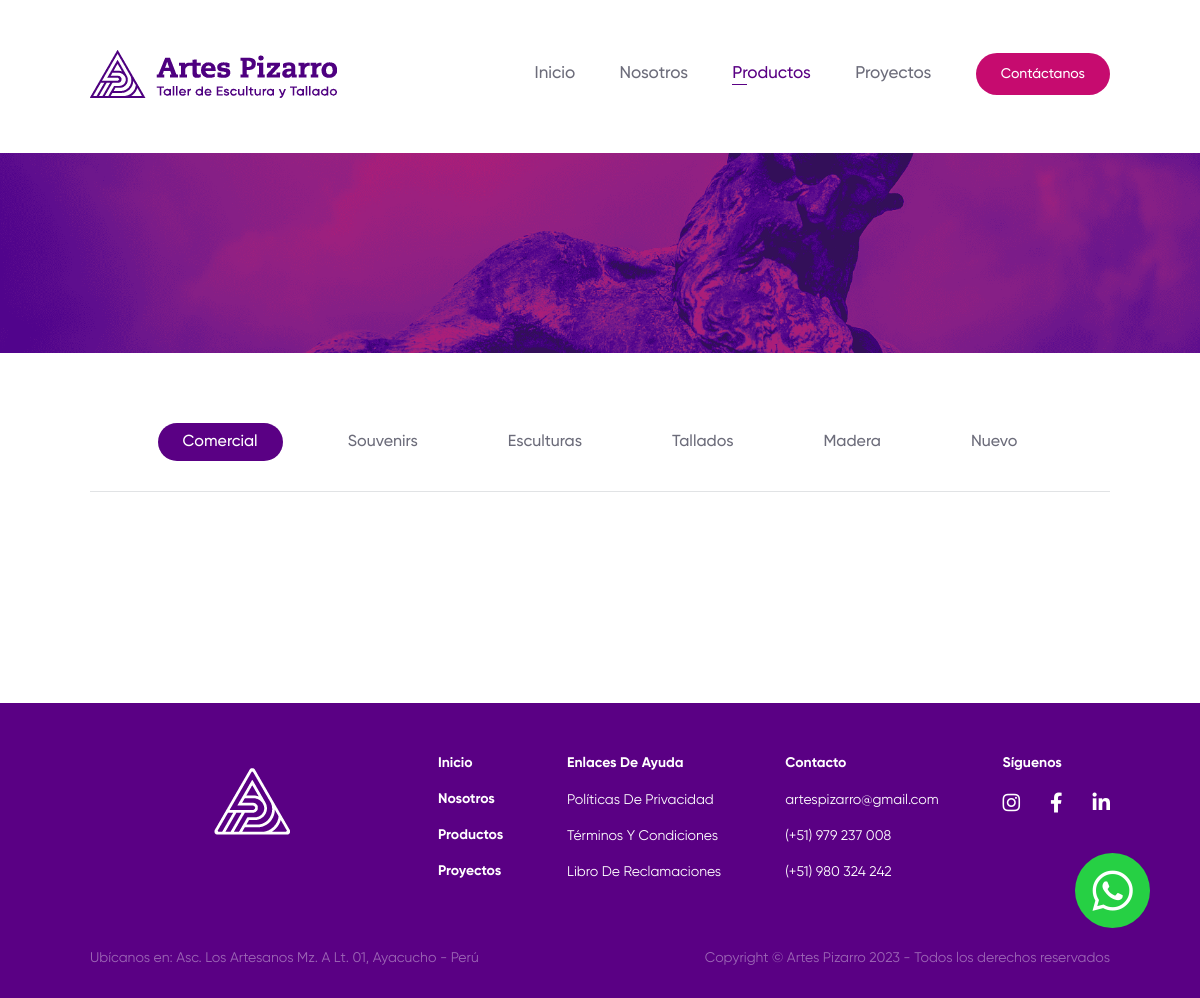
The page /product.php on the database its author committed.
### tables this page shows
CREATE TABLE `category` (
  `categoryID` int NOT NULL,
  `categoryProducts` varchar(255) DEFAULT NULL
);

### dashboard/script/list-category.php (the view)
<?php
include "connect.php";
$query = $mysqli->query("SELECT * FROM category");
$first = true;
while ($resultado = $query->fetch_assoc()) {
    $categoryProducts = $resultado['categoryProducts'];
    $activeClass = $first ? 'active' : '';
    echo "
        <li class='nav-item' role='presentation'>
            <button class='nav-link $activeClass' id='pills-$categoryProducts-tab' data-bs-toggle='pill'
                data-bs-target='#pills-$categoryProducts'
                type='button' role='tab' aria-controls='pills-$categoryProducts' aria-selected='false'>
                $categoryProducts
            </button>
        </li>
    ";
    $first = false;
}
?>

### product.php (shortened to what this page needs)
<!doctype html>
<html class="no-js" lang="">
    <head>
        <link rel="stylesheet" href="assets/css/bootstrap.min.css">
        <link rel="stylesheet" href="assets/css/swiper-bundle.min.css">
        <link rel="stylesheet" href="assets/css/intlTelInput.min.css">
        <link rel="stylesheet" href="assets/css/fontawesome.min.css">
        <link rel="stylesheet" href="assets/css/style.css">
        <link rel="stylesheet" href="assets/css/responsive.css">
    </head>
    <body>
        <div class="header-area">
            <div class="container">
                <div class="row align-items-center">
                    <div class="col-lg-4 col-6">
                        <div class="logo-area">
                            <a href="index.html"><img src="assets/img/logos/logo.png" alt=""></a>
                        </div>
                    </div>
                    <div class="col-lg-8 d-none d-lg-block text-right">
                        <div class="menu-area">
                            <nav>
                                <ul id="nav">
                                    <li><a href="index.php" >Inicio</a></li>
                                    <li><a href="nosotros.php" >Nosotros</a></li>
                                    <li><a href="product.php" class="active">Productos</a></li>
                                    <li><a href="projects.php">Proyectos </a></li>
                                    <li>
                                        <div class="header_right">
                                            <a href="#" class="thm_btn trigger">Contáctanos</a>
                                        </div>
                                    </li>
                                </ul>
                            </nav>
                        </div>
                    </div>
                </div>
            </div>
        </div>
        <main>
            <section class="product_area">
                <div class="pd_cover">
                    <img src="assets/img/pd_cover.png" alt="">
                </div>
                <div class="container">
                    <div class="row">
                        <div class="col-lg-12">
                            <ul class="nav nav-pills  product_nav" id="pills-tab" role="tablist">
                                <?php
                                include('dashboard/script/list-category.php')
                                ?>
                            </ul>
                            <div class="tab-content" id="pills-tabContent">
                            <?php
                                include('dashboard/script/list-product.php')
                            ?>
                            </div>
                        </div>
                        <div class="col-lg-12">
                        </div>
                    </div>
                </div>
            </section>
        </main>
        <footer class="footer_area">
            <div class="container">
                <div class="row">
                    <div class="col-lg-3 col-xl-4 col-md-12">
                        <div class="footer-logo">
                            <a href="#"><img src="assets/img/logos/f-logo.png" alt=""></a>
                        </div>
                    </div>
                    <div class="col-lg-9 col-xl-8 col-md-12">
                        <div class="footer_nav">
                            <ul>
                                <li><a href="index.html">Inicio</a></li>
                                <li><a href="nosotros.html">Nosotros</a></li>
                                <li><a href="product.html">Productos</a></li>
                                <li><a href="projects.html">Proyectos</a></li>
                            </ul>
                            <ul>
                                <li><a href="#" class="pe-none">Enlaces de Ayuda</a></li>
                                <li><a href="#"><p>Políticas de Privacidad</p></a></li>
                                <li><a href="#"><p>Términos y condiciones</p></a></li>
                                <li><a href="#"><p>Libro de Reclamaciones</p></a></li>
                            </ul>
                            <ul>
                                <li><a href="#" class="pe-none">Contacto</a></li>
                                <li><a href="mailto:artespizarro@gmail.com"><p class="text-lowercase">artespizarro@gmail.com</p></a></li>
                                <li><a href="tel:+51975709730"><p>(+51) 979 237 008</p></a></li>
                                <li><a href="tel:+51980324242"><p>(+51) 980 324 242</p></a></li>
                            </ul>
                            <ul>
                                <li><a href="#" class="pe-none">Síguenos</a></li>
                                <li>
                                    <div class="social-link">
                                        <a href="https://www.instagram.com/artes.pizarro" target="_blank"><i class="fab fa-instagram"></i></a>
                                        <a href="https://www.facebook.com/profile.php?id=100089286133319" target="_blank"><i class="fab fa-facebook-f"></i></a>
                                        <a href="https://www.linkedin.com/in/artespizarro" target="_blank"><i class="fab fa-linkedin-in"></i></a>
                                    </div>
                                </li>
                            </ul>
                        </div>
                    </div>
                </div>
                <div class="row">
                    <div class="col-lg-12">
                        <div class="footer_btm">
                            <p>Ubícanos en: Asc. Los Artesanos Mz. A Lt. 01, Ayacucho - Perú</p>
                            <p>Copyright © Artes Pizarro 2023 - Todos los derechos reservados</p>
                        </div>
                    </div>
                </div>
            </div>
        </footer>
        <div class="fixed_btn">
            <a href="https://wa.link/ghc5yz" target="_blank"><i class="fab fa-whatsapp"></i></a>
        </div>
    </body>
</html>

### dashboard/script/list-product.php (shortened to what this page needs)
<?php
include "connect.php";
$queryCategory = $mysqli->query("SELECT * FROM category");
$first = true;
while ($categoria = $queryCategory->fetch_assoc()) {
    $class = $first ? 'show active' : '';
    echo "
        <div class='tab-pane fade $class' id='pills-" . $categoria['categoryProducts'] . "' role='tabpanel' aria-labelledby='pills-" . $categoria['categoryProducts'] . "-tab'>
        <div class='product_item_wrp'>";
    echo "
        </div>
    </div>";
    $first = false;
}
?>

### assets/css/style.css (style rules this page uses)
:root { --thmColor : #5A0084; --btnColor : #C60B6F; --offColor : #E1E3E5; }
body { font-family: 'Gilroy'; font-weight: 400; font-size: 17px; margin: 0; padding: 0; color: #1E1E1E; position: relative; }
button { cursor: pointer; }
a, button { color: inherit; outline: medium none; text-decoration: none; }
ul { margin: 0px; padding: 0px; }
li { list-style: none; }
.container { max-width: 1230px; }
a.thm_btn { padding: 13px 25px 12px; background-color: var(--btnColor); color: #fff !important; border-radius: 30px; font-weight: 400; font-size: 14px; line-height: 16.8px; transition: all .3s ease-in-out; }
img { user-select: none; -webkit-user-drag: none; pointer-events: none; }
.header-area { padding: 50px 0 35px; width: 100%; z-index: 99; }
.menu-area nav ul li { list-style: none; display: inline-block; }
.menu-area nav ul li a { color: #6C6C7A; display: inline-block; position: relative; margin-right: 60px; font-weight: 500; transition: all .3s ease-in-out; }
.menu-area nav ul li a.active,.mobile-menu nav ul li a.active { color: var(--thmColor); position: relative; }
.menu-area nav ul li a.active::after,.mobile-menu nav ul li a.active::after { content: ""; position: absolute; width: 15px; height: 1px; background-color: var(--thmColor); left: 0; bottom: 2px; transition: .3s; }
.menu-area nav ul li .header_right a { margin-right: 0; }
.menu-area { float: right; }
.fixed_btn a { width: 75px; height: 75px; display: flex; align-items: center; justify-content: center; background: #26D044; border-radius: 50%; position: fixed; right: 50px; bottom: 70px; font-size: 46px; color: #fff; transition: all .3s ease-in-out; z-index: 99; }
.product_area { margin: 60px 0 100px; min-height: 500px; }
section.product_area .tab-content { border-top: 1px solid #e1e3e5; padding-top: 30px; }
.pd_cover img { width: 100%; min-height: 150px; }
.pd_cover { margin-bottom: 130px; }
.product_nav { width: max-content; margin: auto; margin-bottom: 30px; }
.product_nav li button { font-size: 16px; font-weight: 500; color: #6C6C7A; border: none; background: none; margin: 0px 20px; border-radius: 30px !important; padding: 7px 25px; }
.product_nav li button.active { background: var(--thmColor) !important; }
.product_item_wrp { display: flex; flex-wrap: wrap; justify-content: space-between; padding-top: 15px; }
.footer_area { background-color: var(--thmColor);color: #fff;padding: 100px 0 50px; }
.footer-logo { text-align: center;padding-top: 15px; }
.footer_nav { display: flex;justify-content: space-between;max-width: 760px;margin-left: auto; }
.footer_nav ul li a { margin-bottom: 15px; display: block; font-weight: 700; text-transform: capitalize; font-size: 14px; transition: .3s; }
.footer_nav ul li a p { margin-bottom: 0; font-weight: 400; }
.social-link { display: flex; }
.social-link a:last-child { margin: 0 !important; }
.footer_nav ul li .social-link a { font-size: 20px; font-weight: normal !important; margin-right: 30px; transition: all .3s ease-in-out; }
.footer_btm { display: flex; justify-content: space-between; margin-top: 100px; }
.footer_btm p { opacity: .4; margin-bottom: 0; font-size: 14px; font-weight: 400; }

### assets/css/responsive.css (style rules this page uses)
@media (min-width: 1200px) and (max-width: 1500px) { .container { max-width: 1100px; } }
@media (min-width: 1200px) and (max-width: 1500px) { .product_item_wrp { justify-content: center; } }
@media (min-width: 1200px) and (max-width: 1500px) { section.product_area { margin-top: 20px; } }
@media (min-width: 1200px) and (max-width: 1500px) { .pd_cover { margin-bottom: 100px; } }
@media (min-width: 992px) and (max-width: 1200px) { .container { padding: 0 40px; } }
@media (min-width: 992px) and (max-width: 1200px) { .menu-area nav ul li a { margin-right: 40px; } }
@media (min-width: 992px) and (max-width: 1200px) { footer.footer_area { padding: 50px 0 30px; } }
@media (min-width: 992px) and (max-width: 1200px) { .footer_btm { margin-top: 50px; } }
@media (min-width: 992px) and (max-width: 1200px) { .pd_cover img { height: 200px; } }
@media (min-width: 992px) and (max-width: 1200px) { .product_area { margin: 30px 0 50px; } }
@media (min-width: 992px) and (max-width: 1200px) { .pd_cover { margin-bottom: 70px; } }
@media (min-width: 992px) and (max-width: 1200px) { .product_nav li button { margin: 0 20px; } }
@media (min-width: 992px) and (max-width: 1200px) { .product_item_wrp { justify-content: center; } }

### rows shown on the page
category: categoryProducts "Comercial"
category: categoryProducts "Souvenirs"
category: categoryProducts "Esculturas"
category: categoryProducts "Tallados"
category: categoryProducts "Madera"
category: categoryProducts "Nuevo"
